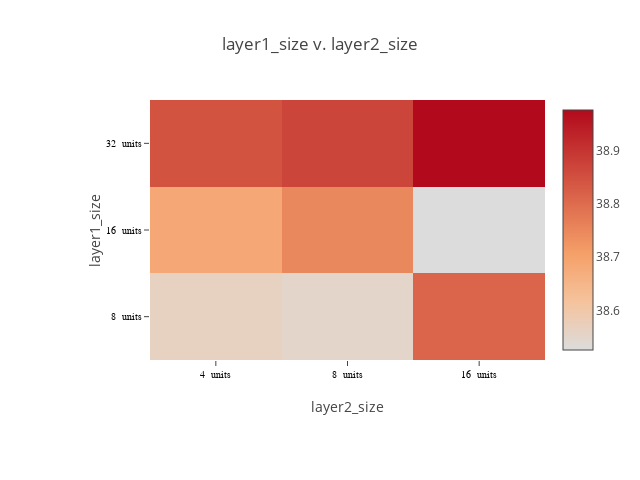

Write notebook code for a chart like this one.
### Code cell
def plot_matrix(lossframe, x_labels, y_labels, x_suffix="", y_suffix=""):

    pivot = lossframe.pivot_table(index=[x_labels], columns=[y_labels], values=['loss'])
    # specify labels as strings, to force it to use a discrete axis
    if lossframe[x_labels].dtype == np.float64 or lossframe[x_labels].dtype == np.float32:
        xaxis = ["%f %s" % (i, x_suffix) for i in pivot.columns.levels[1].values]
    else:
        xaxis = ["%d %s" % (i, x_suffix) for i in pivot.columns.levels[1].values]
    if lossframe[y_labels].dtype == np.float64 or lossframe[y_labels].dtype == np.float32:
        yaxis = ["%f %s" % (i, y_suffix) for i in pivot.index.values]
    else:
        yaxis = ["%d %s" % (i, y_suffix) for i in pivot.index.values]
        
    print(xaxis, yaxis)
    """plot a heat map of a matrix"""
    chart_width=640
    chart_height=480
    
    layout = Layout(
        title="%s v. %s" % (x_labels, y_labels),
        height=chart_height,
        width=chart_width,     
        margin=dict(
            l=150,
            r=30,
            b=120,
            t=100,
        ),
        xaxis=dict(
            title=y_labels,
            tickfont=dict(
                family='Arial, sans-serif',
                size=10,
                color='black'
            ),
        ),
        yaxis=dict(
            title=x_labels,
            tickfont=dict(
                family='Arial, sans-serif',
                size=10,
                color='black'
            ),
        ),
    )
    
    data = [Heatmap(z=pivot.values,
                    x=xaxis,
                    y=yaxis,
                    colorscale=[[0, 'rgb(0,0,255)', [1, 'rgb(255,0,0)']]],
                   )
           ]

    fig = Figure(data=data, layout=layout)
    return iplot(fig, link_text="")

plot_matrix(lossframe, "layer1_size", "layer2_size", x_suffix=" units", y_suffix=" units")

### Figure 1 — Plotly figure (JSON) as saved in the notebook; plotly's stock layout.template omitted (floating-point values rounded to 4 significant figures)
{"data": [{"colorscale": [[0, "rgb(0,0,255)", [1, "rgb(255,0,0)"]]], "type": "heatmap", "x": ["4  units", "8  units", "16  units"], "y": ["8  units", "16  units", "32  units"], "z": [[38.56, 38.55, 38.81], [38.68, 38.75, 38.53], [38.85, 38.87, 38.98]]}], "layout": {"height": 480, "margin": {"b": 120, "l": 150, "r": 30, "t": 100}, "title": "layer1_size v. layer2_size", "width": 640, "xaxis": {"tickfont": {"color": "black", "family": "Arial, sans-serif", "size": 10}, "title": "layer2_size"}, "yaxis": {"tickfont": {"color": "black", "family": "Arial, sans-serif", "size": 10}, "title": "layer1_size"}}}
